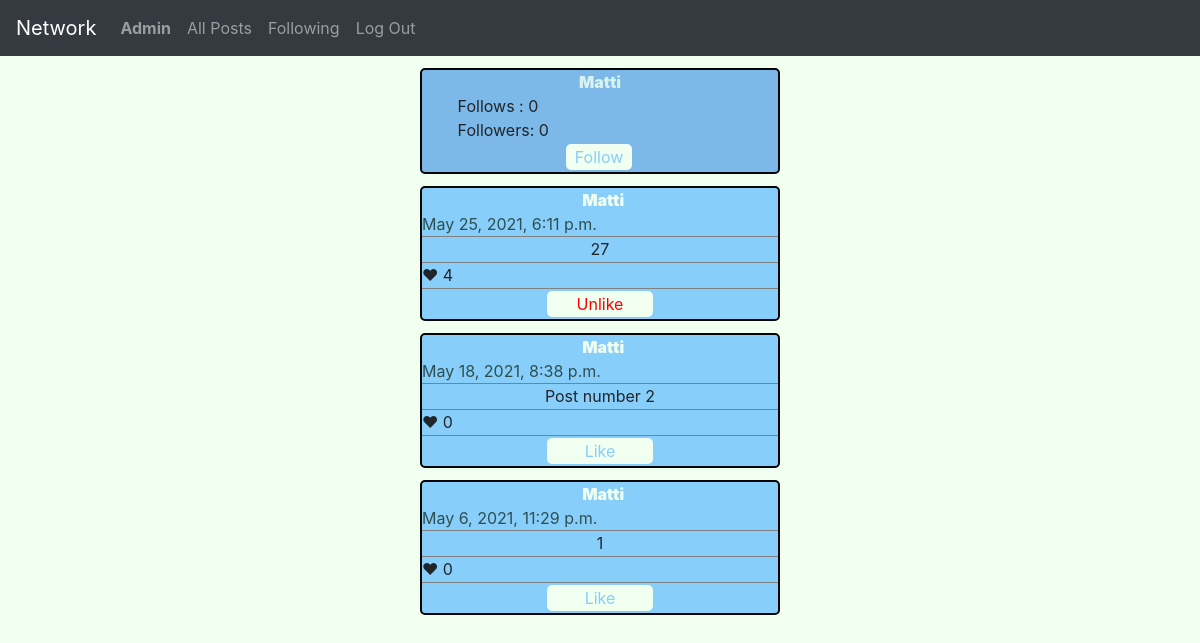
The app's page /profile/1 (signed in), older data.
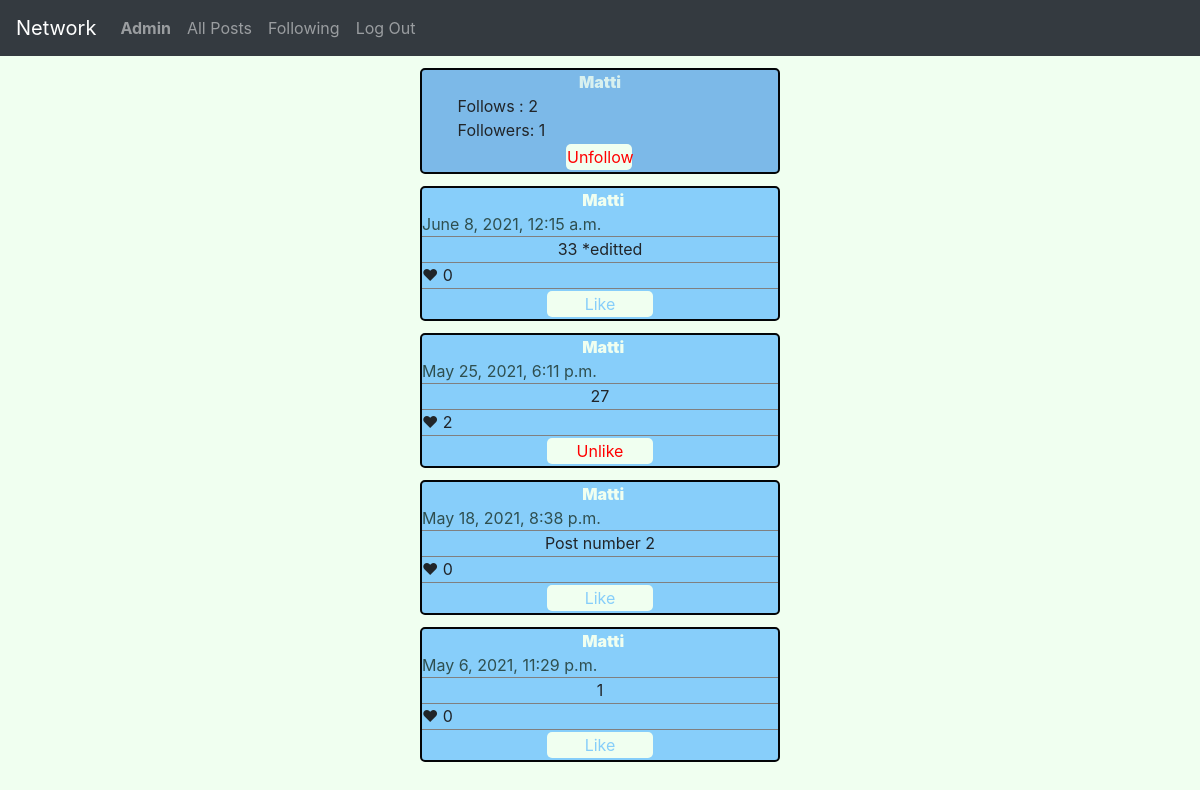
The same page, newer data.
### network/models.py (models this page shows, shortened)
class Post(models.Model):
    content = models.CharField(max_length=500)
    user = models.ForeignKey(User, on_delete=models.CASCADE)
    reactions = models.ManyToManyField(Reaction, blank=True)
    timestamp = models.DateTimeField(auto_now_add=True)
    likecount = models.IntegerField(default=0)

class User(AbstractUser):
    def __str__(self):
        return self.username

### network/views.py (the view)
# urls.py: path("profile/<int:user_id>", views.viewprofile, name="viewprofile"),
@login_required
def viewprofile(request, user_id):
    profile = User.objects.get(id=user_id)
    posts = Post.objects.filter(user=user_id).order_by('-timestamp')
    followers = Follow.objects.filter(followedUser=profile).count()
    follows = Follow.objects.filter(followingUser=profile).count()
    followedNow = Follow.objects.filter(followingUser=request.user, followedUser=profile)
    userLikes = Like.objects.filter(user=request.user)
    likedposts = []
    for like in userLikes:
        likedposts.append(like.post.id)
    p = Paginator(posts, paginationamount)
    page_number = request.GET.get('page')
    page_obj = p.get_page(page_number)
    context = {
        "profile" : profile,
        "posts" : page_obj,
        "followers" : followers,
        "follows": follows,
        "likedposts" : likedposts,
        "followedNow" : followedNow
       }
    return render(request, "network/profile.html", context)

### network/templates/network/profile.html (shortened to what this page needs)
{% extends "network/layout.html" %}
{% load static %}
{% block body %}
<div id="profile-bar">
    <div id="username">
        <strong>{{profile}}</strong>
    </div>
    <div id="followbar">
        <div id="followers">
            <div id="followcount" data-follows={{follows}}>Follows : {{follows}}</div>
            <div id="followercount" data-followers={{followers}}>Followers: {{followers}}</div>
        </div>
        {% if user != profile %}
        <div id="followbutton">
            <button id="follow" data-profileid={{profile.id}} data-profile={{profile}} data-user={{user}}>
                {% if followedNow %}
                    <div style="color:red">Unfollow</div>
                {% else %}
                    Follow
                {% endif %}
            </button>
        </div>
        {% endif %}
    </div>
</div>
{% for post in posts %}
    <div class="post">
    <div class='namebar'>
        <div class="name"><strong><a href="/profile/{{post.user.id}}">{{post.user}}</a></strong></div>
    </div>
    <div class="time">{{post.timestamp}}</div>
    <div class="content">
        <div class="textcontent" id="content{{post.id}}">{{post.content}}</div>
    </div>
    <div class="likes" id="likes{{post.id}}" data-value={{post.likecount}}>
        &#x2764; {{post.likecount}}
    </div>
    <div class="likebar">
        <button class='like' value={{post.id}}>
            {% if post.id in likedposts %}
            <div style=color:red>Unlike</div>
            {% else %}
            Like
            {% endif %}
        </button>
    </div>
    </div>
    {% endfor %}
{% endblock %}

Row changes from the older to the newer data that the page shows:
added Post: user "Matti", timestamp "June 8, 2021, 12:15 a.m.", content "33 *editted", likecount "0", {{ post.id }} 41 (drawn), shows "Like"
changed Post "May 25, 2021, 6:11 p.m.": likecount "4" → "2"
Text that changed along with them:
{{ follows }}: "0" → "2"
{{ followers }}: "0" → "1"
text no longer shown: "Follow"
text now shown: "Unfollow"
